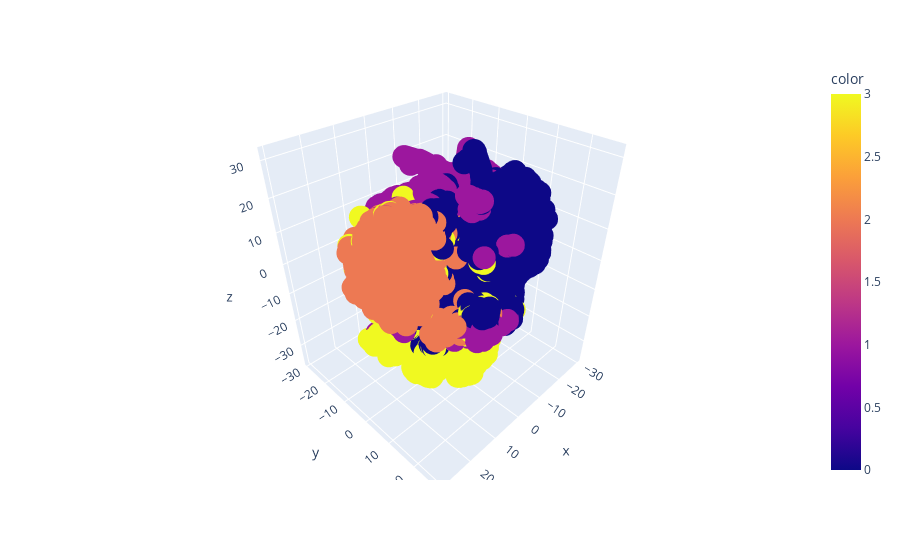

This figure's notebook cell:
### Markdown cell above
## 3D depiction of clusters for k=4

### Code cell
import plotly.express as px

plt.figure(figsize=(24,16))

    
# visualization
pipe_vis = Pipeline([ ('imputer'      , SimpleImputer(strategy='median')),
                      ('scaler'       , StandardScaler()),
                      ('pca'          , PCA(n_components=10)),
                      ('tsne'         , TSNE(n_components=3))
                     ])

tsne_dim = pipe_vis.fit_transform(X)


# clustering
pipe_clustering = Pipeline([  ('imputer'      , SimpleImputer(strategy='median')),
                              ('scaler'       , StandardScaler()),
                              ('dim_red'      , PCA(n_components=10)),
                              ('clustering'   , KMeans(n_clusters=4)),
                            ])

pipe_clustering.fit(X)

km_label = pipe_clustering.named_steps["clustering"].labels_

# draw datapoints

fig = px.scatter_3d(x=tsne_dim[:, 0], y=tsne_dim[:, 1], z=tsne_dim[:, 2],color=km_label)

#  plt.title("3D Visualization of Scaled Train Data\nTSNE n_comp = 3  ,  " + "k-means clusters = " + str(k)) 

fig.show();

### Figure 1 — Plotly figure (JSON) as saved in the notebook; plotly's stock layout.template omitted (floating-point values rounded to 4 significant figures; data arrays with more than 128 entries replaced by an {"elided": "..."} marker saying what was removed)
{"data": [{"hovertemplate": "x=%{x}<br>y=%{y}<br>z=%{z}<br>color=%{marker.color}<extra></extra>", "legendgroup": "", "marker": {"color": {"elided": "17687 int values"}, "coloraxis": "coloraxis", "symbol": "circle"}, "mode": "markers", "name": "", "scene": "scene", "showlegend": false, "type": "scatter3d", "x": {"elided": "17687 float values"}, "y": {"elided": "17687 float values"}, "z": {"elided": "17687 float values"}}], "layout": {"coloraxis": {"colorbar": {"title": {"text": "color"}}, "colorscale": [[0, "#0d0887"], [0.1111, "#46039f"], [0.2222, "#7201a8"], [0.3333, "#9c179e"], [0.4444, "#bd3786"], [0.5556, "#d8576b"], [0.6667, "#ed7953"], [0.7778, "#fb9f3a"], [0.8889, "#fdca26"], [1, "#f0f921"]]}, "legend": {"tracegroupgap": 0}, "margin": {"t": 60}, "scene": {"domain": {"x": [0, 1], "y": [0, 1]}, "xaxis": {"title": {"text": "x"}}, "yaxis": {"title": {"text": "y"}}, "zaxis": {"title": {"text": "z"}}}}}
